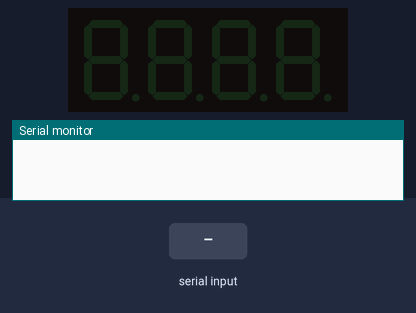
A sketch run on a simulated Arduino Uno, built with avr-gcc and run on an emulated ATmega328P. Parts: 4-digit seven-segment display, the last lines printed to the serial monitor. Wiring (inferred from the names in the program): 4-digit 7-segment display, segments lit when HIGH: segments pin 2, pin 3, pin 4, pin 5, pin 6, pin 7, pin 8; digit selects pin 9, pin 10, pin 11, pin 12. The inputs (shaded band) are chosen by the test bench. The segment pins are drawn as the display they are named for.

Above: at 1.2 s.
1.3 s: "90,45\n" received over Serial
At 1.8 s:
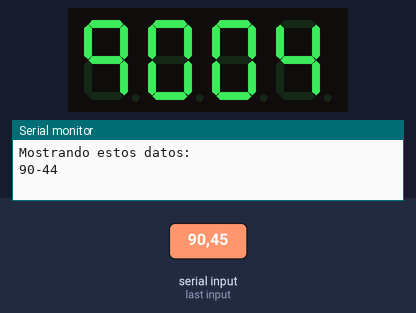
4.3 s: "30,150\n" received over Serial
At 5.5 s:
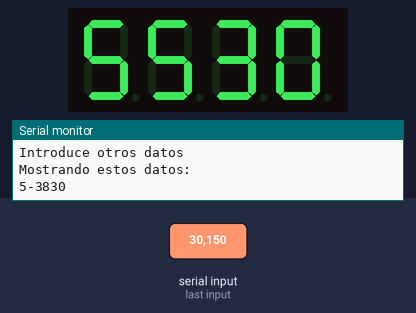
10.3 s: "90\n" received over Serial
At 11.2 s:
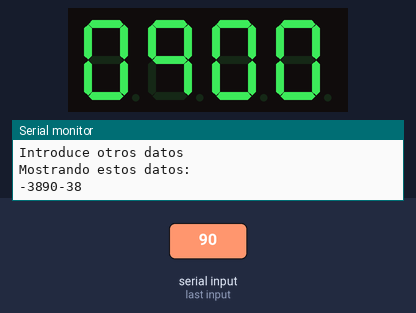
13.3 s: "200\n" received over Serial
At 15.0 s:
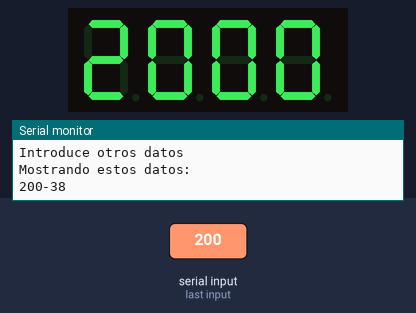
16.3 s: "30,150\n" received over Serial
At 17.8 s:
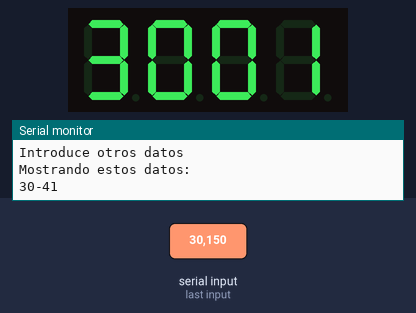
19.3 s: "4\n" received over Serial
At 21.2 s:
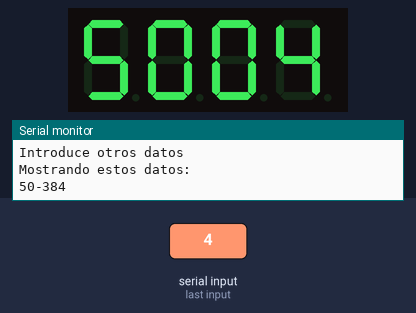
Timing chart, 0 to 22.7 s (numbered marks = the images above; inputs shaded):
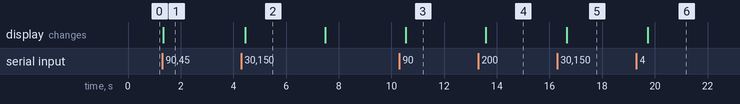

Measured:
- after the input at 1.3 s, the display: changes at once (image 1)
- after the input at 4.3 s, the display: changes after 0.14 s (image 2)
- after the input at 10.3 s, the display: changes after 0.24 s (image 3)
- after the input at 13.3 s, the display: changes after 0.28 s (image 4)
- after the input at 16.3 s, the display: changes after 0.36 s (image 5)
- after the input at 19.3 s, the display: changes after 0.42 s (image 6)
- what the display in image 2 shows lasts 3.1 s, from 4.4 s to 7.5 s

The sketch:

EjercicioNum6.ino
```cpp
byte data[10] = {
  B01111110,  B00001100,  B10110110,  B10011110,  B11001100,
  B11011010,  B11111010,  B00001110,  B11111110,  B11001110
};
int Pines[7] = {
  2,3,4,5,6,7,8 };
int array[4]={
  0,0,0,0};
int Valida, Contador=0, Muestra=0;

int DigitaNumero (int Numero, int Posicion){
  int Contador = 1;
  for (int i=9; i<=12; i++){
    if  (i == Posicion){
      digitalWrite(i,HIGH);
    }
    else {
      digitalWrite(i,LOW);
    }
  }
  for( byte i=Numero; i<=Numero; i++) {
    for ( byte j=0; j<=7; j++) {
      digitalWrite( Contador, bitRead(data[i], j));
      Contador++ ;
    }
    Contador = 1;
    break;
  }
}

void setup() {
  for ( int i=2; i<=12; i++ ){
    pinMode( i, OUTPUT );
  }
  Serial.begin( 9600 );
}

void loop() {
  if (Serial.available()){
    Valida = Serial.read();
    array[Contador] = Valida - 48;
    Contador++;

    if (Contador == 4){
      Serial.println("Mostrando estos datos: ");
      for ( int i=0; i<=3; i++ ){
        Serial.print(array[i]);
      }
      Contador = 0;

      for ( int j=0; j<=150; j++ ){
        for ( int i=0; i<=3; i++ ){
          DigitaNumero ( array[i],i+9 );
          delay(5);
        }
      }
      digitalWrite(12,LOW);
      Serial.println("\n\rIntroduce otros datos");
    }
  }
}
```
